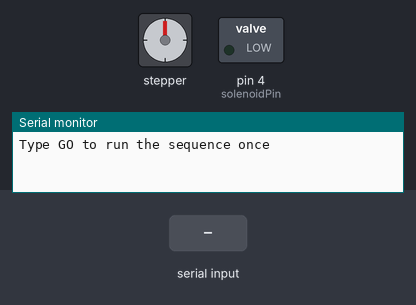
The sketch below on a simulated Arduino Uno, built with avr-gcc and run on an emulated ATmega328P. Shown: stepper motor, switched loads named in the sketch (green lamp = pin HIGH), the last lines printed to the serial monitor. Wiring (inferred from the names in the program): stepper motor driver (200 steps per turn assumed): step pin 8; direction pin 9. The test bench sets the inputs (shaded band). Pins used as bus, display or sensor lines are not drawn.

Above: at 2.2 s.
2.3 s: "GO\n" received over Serial
At 5.6 s:
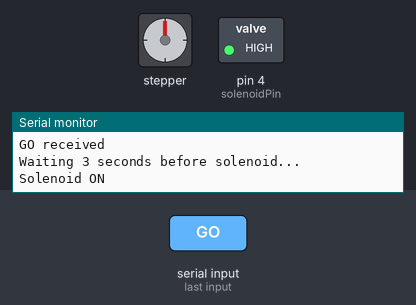
At 15.1 s:
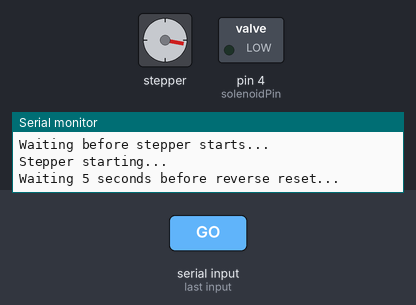
Timing chart, 0 to 26.4 s (numbered marks = the images above; inputs shaded):
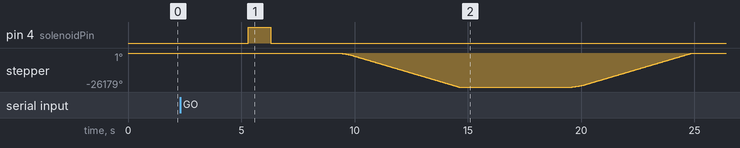

The sketch:

solenoid_stepper_combined.ino
```cpp
const int solenoidPin = 4;

const int stepPin = 8;
const int dirPin  = 9;

const int startDelayUs = 400;
const int finalDelayUs = 170;
const int rampStepUs   = 10;
const int rampStepsPerSpeed = 40;

const unsigned long runTime = 5300;             // stepper run time
const unsigned long solenoidStartDelay = 3000;  // wait 3 sec after GO
const unsigned long solenoidOnTime = 1000;      // solenoid ON for 1 sec
const unsigned long postSolenoidDelay = 3000;   // wait after solenoid turns OFF
const unsigned long reverseDelay = 5000;        // wait 5 sec before reversing

bool sequenceStarted = false;
bool programDone = false;

String cmd = "";

void setup() {
  pinMode(solenoidPin, OUTPUT);
  pinMode(stepPin, OUTPUT);
  pinMode(dirPin, OUTPUT);

  digitalWrite(solenoidPin, LOW);
  digitalWrite(dirPin, LOW);
  digitalWrite(stepPin, LOW);

  Serial.begin(9600);

  delay(1000);
  while (Serial.available()) Serial.read();

  Serial.println("Type GO to run the sequence once");
}

void stepMotor(int delayUs) {
  digitalWrite(stepPin, HIGH);
  delayMicroseconds(delayUs);
  digitalWrite(stepPin, LOW);
  delayMicroseconds(delayUs);
}

void rampUpMotor() {
  for (int d = startDelayUs; d >= finalDelayUs; d -= rampStepUs) {
    for (int i = 0; i < rampStepsPerSpeed; i++) {
      stepMotor(d);
    }
  }
}

void runStepperForDuration() {
  digitalWrite(dirPin, LOW);   // original direction
  unsigned long startTime = millis();

  rampUpMotor();

  while (millis() - startTime < runTime) {
    stepMotor(finalDelayUs);
  }

  digitalWrite(stepPin, LOW);
}

void reverseStepperForDuration() {
  digitalWrite(dirPin, HIGH);  // reverse direction
  unsigned long startTime = millis();

  rampUpMotor();

  while (millis() - startTime < runTime) {
    stepMotor(finalDelayUs);
  }

  digitalWrite(stepPin, LOW);
}

void runSequenceOnce() {
  Serial.println("GO received");

  Serial.println("Waiting 3 seconds before solenoid...");
  delay(solenoidStartDelay);

  Serial.println("Solenoid ON");
  digitalWrite(solenoidPin, HIGH);
  delay(solenoidOnTime);

  Serial.println("Solenoid OFF");
  digitalWrite(solenoidPin, LOW);

  Serial.println("Waiting before stepper starts...");
  delay(postSolenoidDelay);

  Serial.println("Stepper starting...");
  runStepperForDuration();

  Serial.println("Waiting 5 seconds before reverse reset...");
  delay(reverseDelay);

  Serial.println("Stepper reversing...");
  reverseStepperForDuration();

  Serial.println("Sequence complete");
  digitalWrite(solenoidPin, LOW);
  digitalWrite(stepPin, LOW);

  programDone = true;
}

void loop() {
  if (programDone) {
    return;
  }

  while (Serial.available() > 0) {
    char c = Serial.read();

    if (c == '\r') continue;

    if (c == '\n') {
      cmd.trim();
      cmd.toUpperCase();

      if (cmd == "GO" && !sequenceStarted) {
        sequenceStarted = true;
        runSequenceOnce();
      }

      cmd = "";
    } else {
      cmd += c;
    }
  }
}
```

Measured:
- after the input at 2.3 s, pin 4 (solenoidPin): LOW → HIGH after 3.0 s, → LOW 1.0 s later; stepper: turns 26179° counter-clockwise in 5.3 s, then 26176° clockwise in 5.3 s
